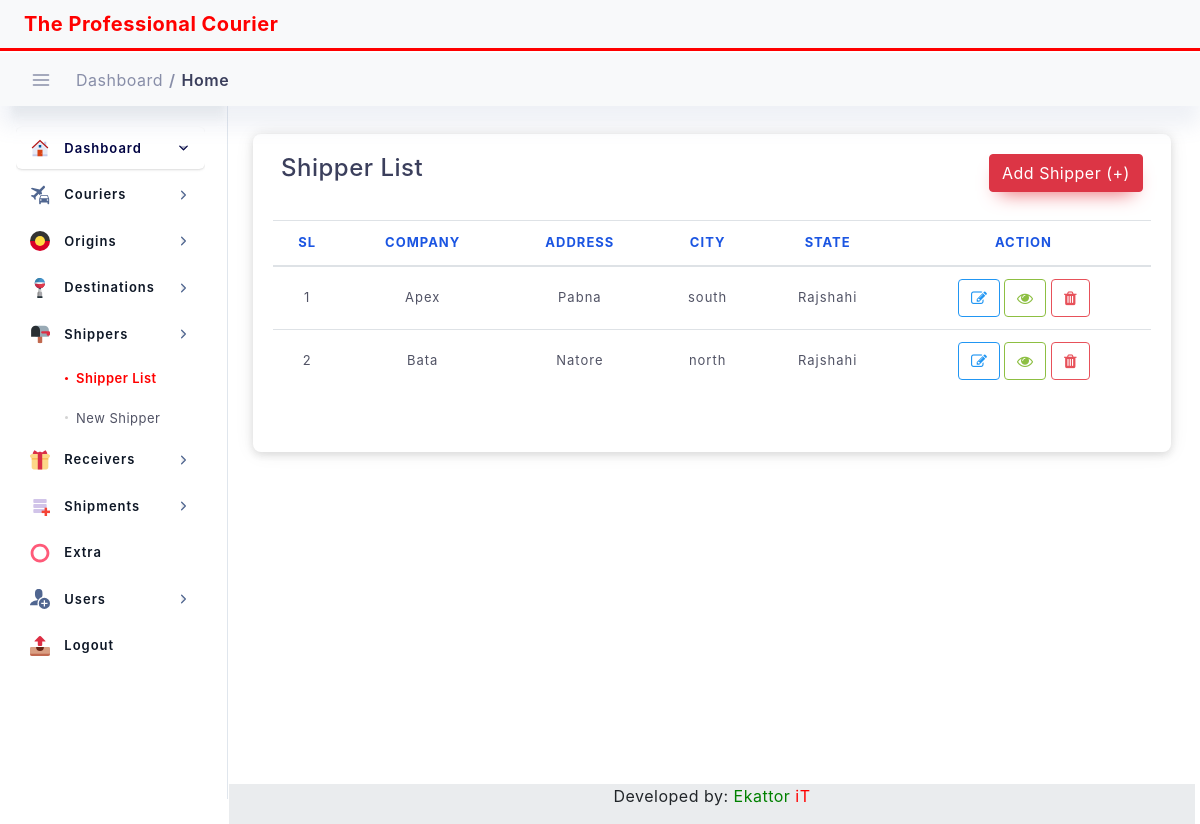
Screenshot of /transaction/all-shipper with the database file from the repository.
### transaction/models.py (models this page shows, shortened)
class Sender(models.Model):
    created_at = models.DateTimeField(blank=True, null=True, auto_now_add=True)
    updated_at = models.DateTimeField(blank=True, null=True, auto_now=True)
    shipper_code = models.CharField(max_length=20, primary_key=True, default=shipper_code)
    shipper_company = models.CharField(max_length=100)
    shipper_address = models.CharField(max_length=200)
    city = models.CharField(max_length=100)
    state = models.CharField(max_length=100, blank=True, null=True)
    zip = models.CharField(max_length=100)
    shipper_name = models.CharField(max_length=100, blank=True, null=True)
    mobile = models.CharField(max_length=50, blank=True, null=True)
    telephone = models.CharField(max_length=100, blank=True, null=True)
    author = models.ForeignKey(User, on_delete=models.DO_NOTHING, )
    is_active = models.BooleanField(default=True)

### transaction/views.py (the view)
# urls.py: path('all-shipper', views.AllShipperListView.as_view(), name="all-shippers"),
class AllShipperListView(ListView):
    model = Sender  # Model I want to Covert to List
    template_name = 'shipper.html'  # Template Name
    context_object_name = 'shipper'  # Change default name of objectList
    ordering = ['-shipper_code']  # Ordering post LIFO
    paginate_by = 20  # number of page I want to show in single page
    def get_context_data(self, **kwargs):
        context = super().get_context_data(**kwargs)
        context["title"] = "Shipper List"
        context["nav_bar"] = "shipper_list"
        context['shipper'] = self.model.objects.all().order_by('-shipper_code')
        return context

### templates/shipper.html (shortened to what this page needs)
{% extends "base.html" %}
{% load static %}
{% block content %}
<div class="col-lg-12 p-4">
    <div class="statbox widget box box-shadow">
        <div class="widget-header">
            <div class="row">
                <div class="mb-1 col-lg-8">
                    <h4>Shipper List</h4>
                </div>
                <div class="mb-1 col-lg-4">
                    <a href="{% url 'new-shipper' %}" class="btn btn-danger float-right">Add Shipper (+)</a>
                </div>
            </div>
        </div>
        <br>
        <div class="scrollme">
            <table id="dataTable" class="table table-hover">
                <thead>
                <tr>
                    <th style="text-align:center">SL</th>
                    <th style="text-align:center">Company</th>
                    <th style="text-align:center">Address</th>
                    <th style="text-align:center">City</th>
                    <th style="text-align:center">State</th>
                    <th style="text-align:center">Action</th>
                </tr>
                </thead>
                <tbody>
                {% for item in shipper %}
                <tr>
                    <td style="text-align:center">{{forloop.counter}}</td>
                    <td style="text-align:center">{{item.shipper_company}}</td>
                    <td style="text-align:center">{{item.shipper_address}}</td>
                    <td style="text-align:center">{{item.city}}</td>
                    <td style="text-align:center">{{item.state}}</td>
                    <td style="text-align:center">
                       <a href="{% url 'update_shipper' item.shipper_code %}">
                            <button class="btn btn-outline-info"><i class="fa fa-edit"> </i></button>
                       </a>
                        <a href="{% url 'detail_shipper' item.shipper_code %}">
                            <button class="btn btn-outline-success"><i class="fa fa-eye"> </i></button>
                       </a>
                        <button class="btn btn-outline-danger" data-toggle="modal"
                                            data-target="#deletemodal{{item.shipper_code}}">
                                        <i class="fa fa-trash"></i>
                        </button>
                    </td>
                </tr>
                {% endfor %}
                </tbody>
            </table>
            <div class="d-flex justify-content-center">
            </div>
        </div>
    </div>
</div>
{% endblock content %}

### static/assets/css/dashboard/dash_1.css (style rules this page uses)
.widget { position: relative; padding: 20px; border-radius: 8px; border: none; background: #fff; -webkit-box-shadow: 0 4px 6px 0 rgba(85, 85, 85, 0.08), 0 1px 20px 0 rgba(0, 0, 0, 0.07), 0px 1px 11px 0px rgba(0, 0, 0, 0.07); -moz-box-shadow: 0 4px 6px 0 rgba(85, 85, 85, 0.08), 0 1px 20px 0 rgba(0, 0, 0, 0.07), 0px 1px 11px 0px rgba(0, 0, 0, 0.07); box-shadow: 0 4px 6px 0 rgba(85, 85, 85, 0.08), 0 1px 20px 0 rgba(0, 0, 0, 0.07), 0px 1px 11px 0px rgba(0, 0, 0, 0.07); }

### static/assets/css/main.css (style rules this page uses)
html { min-height: 100% }
body { color: #888ea8; height: 100%; font-size: 0.875rem; background: #f1f2f3; overflow-x: hidden; overflow-y: auto; letter-spacing: 0.0312rem; font-family: 'Helvetica', sans-serif; }
h1, h2, h3, h4, h5, h6 { color: #3b3f5c; }
a { color: #515365; outline: none; }
.btn { padding: 0.4375rem 1.25rem; text-shadow: none; font-size: 14px; color: #3b3f5c; font-weight: normal; white-space: normal; word-wrap: break-word; transition: .2s ease-out; touch-action: manipulation; cursor: pointer; background-color: #f1f2f3; box-shadow: 0px 5px 20px 0 rgba(0, 0, 0, 0.1); will-change: opacity, transform; transition: all 0.3s ease-out; -webkit-transition: all 0.3s ease-out; }
.btn-danger { color: #fff !important; background-color: #e7515a; border-color: #e7515a; box-shadow: 0 10px 20px -10px #e7515a; }
.btn-outline-info { border: 1px solid #2196f3 !important; color: #2196f3 !important; background-color: transparent; box-shadow: none; }
.btn-outline-success { border: 1px solid #8dbf42 !important; color: #8dbf42 !important; background-color: transparent; box-shadow: none; }
.btn-outline-danger { border: 1px solid #e7515a !important; color: #e7515a !important; background-color: transparent; box-shadow: none; }
.table > tbody > tr > td { vertical-align: middle; color: #515365; font-size: 13px; letter-spacing: 1px; }
.table > thead > tr > th { color: #1b55e2; font-weight: 700; font-size: 13px; letter-spacing: 1px; text-transform: uppercase; }
.table thead th { vertical-align: bottom; border-bottom: none; }

### static/assets/css/structure.css (style rules this page uses)
html { min-height: 100% }
body { color: #888ea8; height: 100%; font-size: 0.875rem; background: ##f1f2f3; overflow-x: hidden; overflow-y: auto; letter-spacing: 0.0312rem; font-family: 'Helvetica', sans-serif; }
h1, h2, h3, h4, h5, h6 { color: #3b3f5c; }
.widget { padding: 0; margin-top: 0; margin-bottom: 0; border-radius: 6px; -webkit-box-shadow: 0 4px 6px 0 rgba(85, 85, 85, 0.08), 0 1px 20px 0 rgba(0, 0, 0, 0.07), 0px 1px 11px 0px rgba(0, 0, 0, 0.07); -moz-box-shadow: 0 4px 6px 0 rgba(85, 85, 85, 0.08), 0 1px 20px 0 rgba(0, 0, 0, 0.07), 0px 1px 11px 0px rgba(0, 0, 0, 0.07); box-shadow: 0 4px 6px 0 rgba(85, 85, 85, 0.08), 0 1px 20px 0 rgba(0, 0, 0, 0.07), 0px 1px 11px 0px rgba(0, 0, 0, 0.07); }
.widget.box .widget-header { background: #fff; padding: 0px 8px 0px; border-top-right-radius: 6px; border-top-left-radius: 6px; }
.widget .widget-header { border-bottom: 0px solid #f1f2f3; }
.widget .widget-header:before, .widget .widget-header:after { display: table; content: ""; line-height: 0 }
.widget .widget-header:after { clear: both }

### rows the page displays
Sender: shipper_company "Apex", shipper_address "Pabna", city "south", state "Rajshahi"
Sender: shipper_company "Bata", shipper_address "Natore", city "north", state "Rajshahi"
